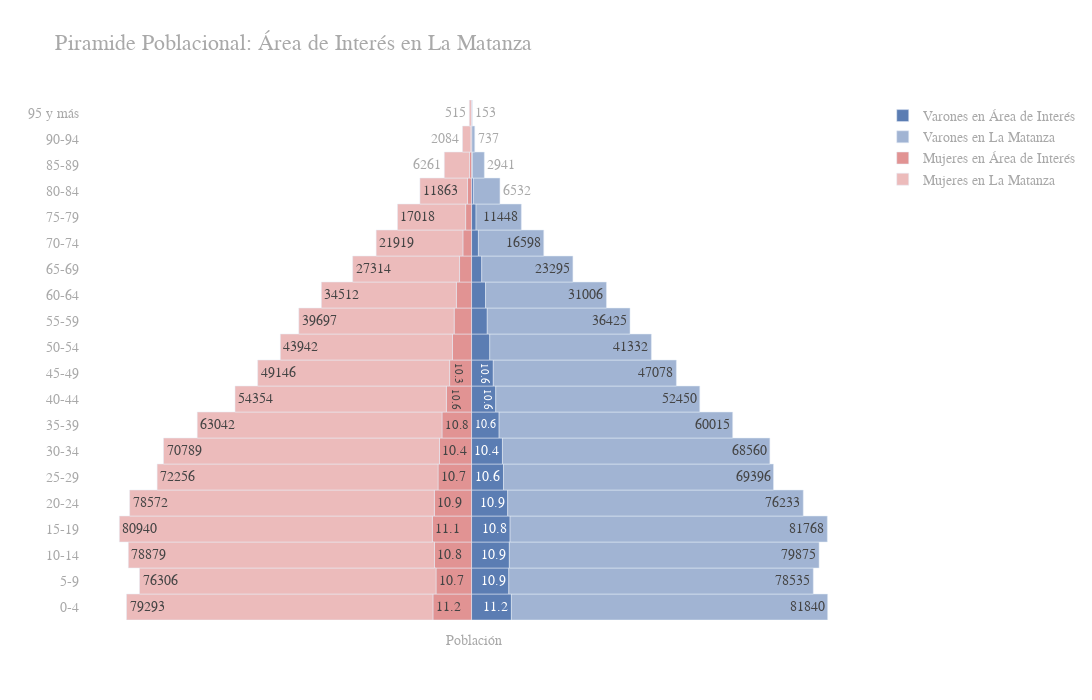

The notebook cell this image was saved under:
### Code cell
# Creating instance of the figure
fig = gp.Figure()

# Adding Male data to the figure
fig.add_trace(gp.Bar(y= y_age, 
                    x = x_M_AreaInteres, 
                    name = 'Varones en Área de Interés', 
                    orientation = 'h',
                    text= round((100*x_M_AreaInteres/x_M_LaMatanza), 1)[:10],
                    marker_color='#5B7DB3'))
fig.add_trace(gp.Bar(y= y_age, 
                    x = x_M_LaMatanza-x_M_AreaInteres, 
                    name = 'Varones en {}'.format("La Matanza"), 
                    text= x_M_LaMatanza,
                    orientation = 'h',
                    marker_color='#A1B4D3'))


# Adding Female data to the figure
fig.add_trace(gp.Bar(y = y_age, 
                    x = x_F_AreaInteres,
                    name = 'Mujeres en Área de Interés', 
                    text= round((100*x_F_AreaInteres/x_F_LaMatanza), 1)[:10],
                    orientation = 'h',
                    marker_color='#E19393'))
fig.add_trace(gp.Bar(y = y_age, 
                    x = x_F_LaMatanza-x_F_AreaInteres,
                    name = 'Mujeres en {}'.format("La Matanza"), 
                    text=(x_F_LaMatanza)*-1,
                    orientation = 'h',
                    marker_color='#ECBBBB'))
                    
# Updating the layout for our graph
fig.update_layout(title = 'Piramide Poblacional: {}'.format("Área de Interés en La Matanza"),
                title_font_size = 22, 
                width=1200,
                height=700,
                # paper_bgcolor='rgba(0,0,0,0)',
                plot_bgcolor='rgba(0,0,0,0)',
                barmode = 'relative',
                bargap = 0.0, 
                bargroupgap = 0,
                font=dict(
                    family="Calibri",
                    size=14,
                    color="darkgrey"
                ),
                xaxis = dict(
                    showticklabels= False,
                    title = 'Población',
                    title_font_size = 14)
                )
                
fig.write_image("../plots/piramide_{}.png".format("AreaInteresLaMatanza"))
fig.write_image("../plots/piramide_{}.svg".format("AreaInteresLaMatanza"))
fig.write_html("../plots/piramide_{}.html".format("AreaInteresLaMatanza"))
fig.show()

### Figure 1 — Plotly figure (JSON) as saved in the notebook; plotly's stock layout.template omitted (floating-point values rounded to 4 significant figures)
{"data": [{"marker": {"color": "#5B7DB3"}, "name": "Varones en Área de Interés", "orientation": "h", "text": [11.2, 10.9, 10.9, 10.8, 10.9, 10.6, 10.4, 10.6, 10.6, 10.6], "type": "bar", "x": [9164, 8565, 8688, 8859, 8310, 7337, 7101, 6334, 5569, 4998, 4191, 3611, 3216, 2347, 1580, 1033, 423, 206, 64, 10], "y": ["0-4", "5-9", "10-14", "15-19", "20-24", "25-29", "30-34", "35-39", "40-44", "45-49", "50-54", "55-59", "60-64", "65-69", "70-74", "75-79", "80-84", "85-89", "90-94", "95 y más"]}, {"marker": {"color": "#A1B4D3"}, "name": "Varones en La Matanza", "orientation": "h", "text": [81840, 78535, 79875, 81768, 76233, 69396, 68560, 60015, 52450, 47078, 41332, 36425, 31006, 23295, 16598, 11448, 6532, 2941, 737, 153], "type": "bar", "x": [72676, 69970, 71187, 72909, 67923, 62059, 61459, 53681, 46881, 42080, 37141, 32814, 27790, 20948, 15018, 10415, 6109, 2735, 673, 143], "y": ["0-4", "5-9", "10-14", "15-19", "20-24", "25-29", "30-34", "35-39", "40-44", "45-49", "50-54", "55-59", "60-64", "65-69", "70-74", "75-79", "80-84", "85-89", "90-94", "95 y más"]}, {"marker": {"color": "#E19393"}, "name": "Mujeres en Área de Interés", "orientation": "h", "text": [11.2, 10.7, 10.8, 11.1, 10.9, 10.7, 10.4, 10.8, 10.6, 10.3], "type": "bar", "x": [-8869, -8161, -8518, -9011, -8545, -7702, -7365, -6792, -5783, -5040, -4384, -3996, -3481, -2753, -1983, -1358, -932, -465, -169, -39], "y": ["0-4", "5-9", "10-14", "15-19", "20-24", "25-29", "30-34", "35-39", "40-44", "45-49", "50-54", "55-59", "60-64", "65-69", "70-74", "75-79", "80-84", "85-89", "90-94", "95 y más"]}, {"marker": {"color": "#ECBBBB"}, "name": "Mujeres en La Matanza", "orientation": "h", "text": [79293, 76306, 78879, 80940, 78572, 72256, 70789, 63042, 54354, 49146, 43942, 39697, 34512, 27314, 21919, 17018, 11863, 6261, 2084, 515], "type": "bar", "x": [-70424, -68145, -70361, -71929, -70027, -64554, -63424, -56250, -48571, -44106, -39558, -35701, -31031, -24561, -19936, -15660, -10931, -5796, -1915, -476], "y": ["0-4", "5-9", "10-14", "15-19", "20-24", "25-29", "30-34", "35-39", "40-44", "45-49", "50-54", "55-59", "60-64", "65-69", "70-74", "75-79", "80-84", "85-89", "90-94", "95 y más"]}], "layout": {"bargap": 0, "bargroupgap": 0, "barmode": "relative", "font": {"color": "darkgrey", "family": "Calibri", "size": 14}, "height": 700, "plot_bgcolor": "rgba(0,0,0,0)", "title": {"font": {"size": 22}, "text": "Piramide Poblacional: Área de Interés en La Matanza"}, "width": 1200, "xaxis": {"showticklabels": false, "title": {"font": {"size": 14}, "text": "Población"}}}}
